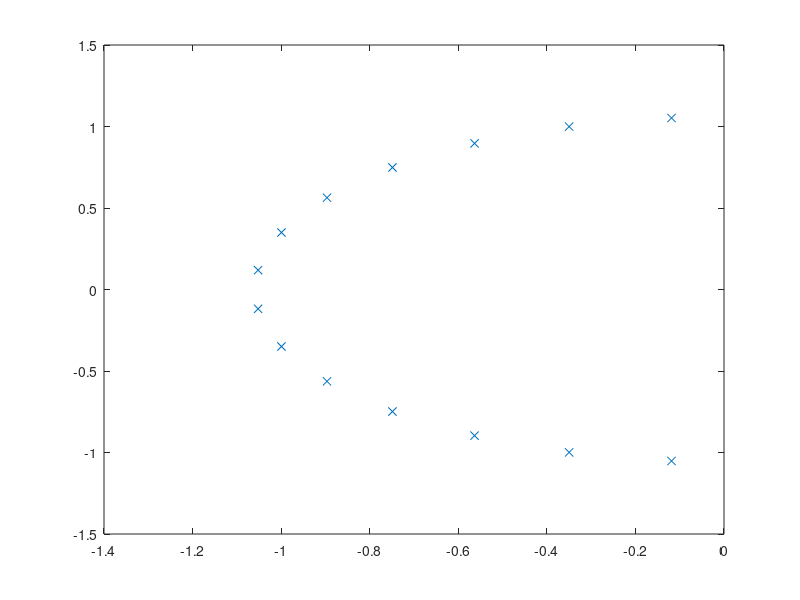

This figure's MATLAB source:
wp = 2; % [kHz]
ws = 3.2; % [kHz]

Amax = 0.8; % [dB]
Amin = 50; % [dB]

n_wp = wp / wp; % wp normalized
n_ws = ws / wp; % ws normalized

E = (10 ^ (Amax / 10) - 1) ^ (1 / 2);

a = 10 ^ (0.1 * Amin) - 1;
b = 10 ^ (0.1 * Amax) - 1;
c = log10(a / b);
d = 2 * log10(n_ws);

n = ceil(c / d);

n_o = zeros(n, 1);
n_w = zeros(n, 1);
n_s = zeros(n, 1);

for k = 1 : n
   factor = 1;

   n_o(k) = E ^ (-1 / n) * sin(((2 * k - 1) * pi) / (2 * n));
   n_w(k) = E ^ (-1 / n) * cos(((2 * k - 1) * pi) / (2 * n));

   if n_o(k) > 0
       factor = -1;
   end

   n_s(k) = factor * (n_o(k) + 1i * n_w(k));
end

plot(n_s, 'x');